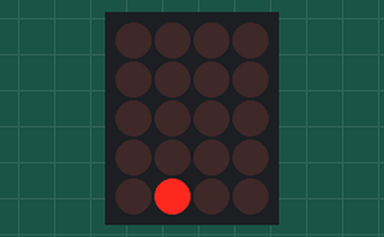
This sketch was run on a simulated ATtiny85, built with avr-gcc and run on an emulated ATtiny85. Parts: 4×5 LED matrix. Wiring (inferred from the names in the program): charlieplexed LEDs: lines PB3, PB4, PB0, PB1, PB2. Random numbers use the default seed unless the sketch sets one.

Above: at 0.17 s.
At 5.02 s:
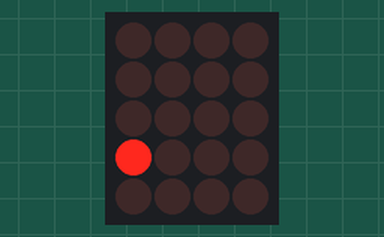
At 10.12 s:
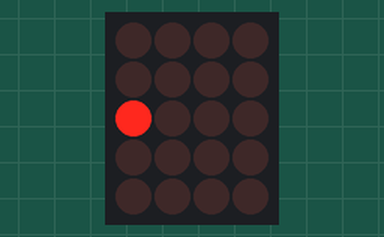
At 20.33 s:
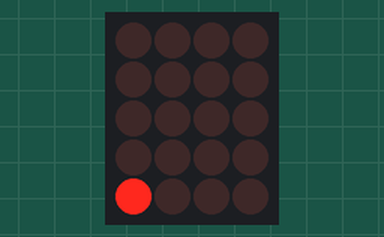
At 30.0 s:
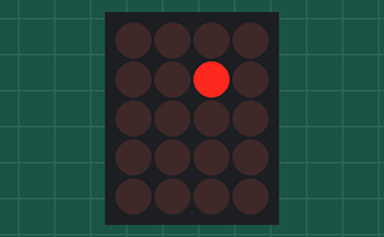
At 39.69 s:
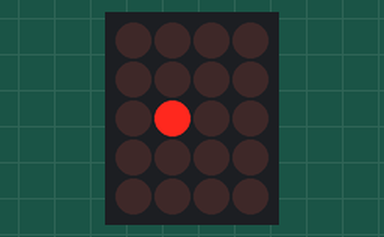

The sketch:

bsides-badge.ino
```cpp
/*
   ____ _                _ _            _           ____   ___
  / ___| |__   __ _ _ __| (_) ___ _ __ | | _____  _|___ \ / _ \ ___ _ __   _____      __
 | |   | '_ \ / _` | '__| | |/ _ \ '_ \| |/ _ \ \/ / __) | | | / __| '_ \ / _ \ \ /\ / /
 | |___| | | | (_| | |  | | |  __/ |_) | |  __/>  < / __/| |_| \__ \ | | | (_) \ V  V /
  \____|_| |_|\__,_|_|  |_|_|\___| .__/|_|\___/_/\_\_____|\___/|___/_| |_|\___/ \_/\_/
                                 |_|

 Charlieplexing 20 LEDs using 5 ATTiny85 pins with fading by
 varying the duty cycle of each LED in the 'tail'.

 ATTiny85 connections
 Leg  Function
 1    Reset, no connection
 2    D3 GREEN - Vertex 5 (was 0)
 3    D4 ORANGE - Vertex 2 (was 1)
 4    GND
 5    D0 WHITE - Vertex 3 (was 2)
 6    D1 BLUE - Vertex 4 (was 3)
 7    D2 YELLOW - Vertex 1 (was 4)
 8    +5V

 Tested on ATTiny85 running at 8MHz.
 */
// each block of 4 LEDs in the array is groupled by a common anode (+, long leg)
// for simplicity of wiring on breadboard, using a colour code
#define GREEN 4
#define ORANGE 1
#define WHITE 2
#define BLUE 3
#define YELLOW 0
// pin definitions {GREEN, ORANGE, WHITE, BLUE, YELLOW}
const int charliePin[5] = {
  3, 4, 0, 1, 2};
/*
 * Grid format:
 *
 *  0  4  8 12 16
 *  1  5  9 13 17
 *  2  6 10 14 18
 *  3  7 11 15 19
 */
const int grid[20] = {
  1,0,0,0,1,
  1,1,0,0,0,
  1,1,1,0,0,
  1,1,1,1,0,
};
int disp[20];
//static unsigned char PROGMEM flappybird_frame_1[] = { 0x03, 0xF0, 0x0C, 0x48, 0x10, 0x84, 0x78, 0x8A, 0x84, 0x8A, 0x82, 0x42, 0x82, 0x3E, 0x44, 0x41,0x38, 0xBE, 0x20, 0x41, 0x18, 0x3E, 0x07, 0xC0 };
// Charlieplexed LED definitions (current flowing from-to pairs)
const int LED[20][2] = {
  {
    ORANGE, GREEN      }
  ,                            // 0 (GREEN GROUP)*
  {
    GREEN, ORANGE      }
  ,                            // 4 (ORANGE GROUP)
  {
    GREEN, WHITE      }
  ,                             // 8 (WHITE GROUP)
  {
    GREEN, BLUE      }
  ,                              // 12 (BLUE GROUP)
  {
    GREEN, YELLOW      }
  ,                            // 16 (YELLOW GROUP)
  {
    WHITE, GREEN      }
  ,                             // 1*
  {
    WHITE, ORANGE      }
  ,                            // 5
  {
    ORANGE, WHITE      }
  ,                            // 9
  {
    ORANGE, BLUE      }
  ,                             // 13
  {
    ORANGE, YELLOW      }
  ,                           // 17
    {
    BLUE, GREEN      }
  ,                              // 2
  {
    BLUE, ORANGE      }
  ,                             // 6
  {
    BLUE, WHITE      }
  ,                              // 10
  {
    WHITE, BLUE      }
  ,                              // 14*
  {
    WHITE, YELLOW      }
  ,                            // 18
  {
    YELLOW, GREEN      }
  ,                            // 3
  {
    YELLOW, ORANGE      }
  ,                           // 7*
  {
    YELLOW, WHITE      }
  ,                            // 11
  {
    YELLOW, BLUE      }
  ,                             // 15
  {
    BLUE, YELLOW      }                              // 19
};


// other
int current = 0;                              // LED in array with current focus
int previous = 0;                             // previous LED that was lit
bool ontime = false;
unsigned long toggleTime;
const int stepsize = 5;
int offset = 0;
//int dispidx = 0;
void setup() {
  randomSeed(analogRead(0));
  //Fill the display buffer.
  int dispidx=0;
  for(dispidx=0; dispidx<20; dispidx++){
    disp[dispidx] = grid[dispidx];
  }
}
void loop() {
  int randomNumber = random(3);
  if (randomNumber == 1) {
    fallingAnimation();
  }
  else if(randomNumber == 2) {
    snowAnimation();
  }
  else {
    fastSnow();
  }
}

void fastSnow() {
while( 1 == 1) {
    unsigned long loopCount = 0;                          // used to determine duty cycle of each LED
    unsigned long timeNow = millis();                     //
    unsigned long displayTime = 60; //10 + random(90);          // milliseconds to spend at each focus LED in descent
    while(millis()- timeNow < (displayTime+current*2)) {  // animation slows toward end
      loopCount++;
      // the "snowflake" gets full duty cycle.  When it gets to the end, hold it at the end until the tail collapses
      if (current > 19) charlieON(19);
      else charlieON(current);
      // each member of tail has reduced duty cycle, and never get to the final position
      if(!(loopCount % 3)) if(current-1 >=0 && current-1 < 19) charlieON(current-1);
      if(!(loopCount % 6)) if(current-2 >=0 && current-2 < 19) charlieON(current-2);
      if(!(loopCount % 9)) if(current-3 >=0 && current-3 < 19) charlieON(current-3);
      if(!(loopCount % 12)) if(current-4 >=0 && current-4 < 19) charlieON(current-4);
    }

    handleTime(timeNow, displayTime);
    //delay(100);
  }
}


void snowAnimation() {
  while( 1 == 1) {
    unsigned long loopCount = 0;                          // used to determine duty cycle of each LED
    unsigned long timeNow = millis();                     //
    unsigned long displayTime = 250; //10 + random(90);          // milliseconds to spend at each focus LED in descent
    while(millis()- timeNow < (displayTime+current*2)) {  // animation slows toward end
      loopCount++;
      // the "snowflake" gets full duty cycle.  When it gets to the end, hold it at the end until the tail collapses
      if (current > 19) charlieON(19);
      else charlieON(current);
      // each member of tail has reduced duty cycle, and never get to the final position
      if(!(loopCount % 3)) if(current-1 >=0 && current-1 < 19) charlieON(current-1);
      if(!(loopCount % 6)) if(current-2 >=0 && current-2 < 19) charlieON(current-2);
      if(!(loopCount % 9)) if(current-3 >=0 && current-3 < 19) charlieON(current-3);
      if(!(loopCount % 12)) if(current-4 >=0 && current-4 < 19) charlieON(current-4);
    }

    handleTime(timeNow, displayTime);
    //delay(100);
  }
}

void fallingAnimation() {
  while( 1 == 1) {
    unsigned long loopCount = 0;                          // used to determine duty cycle of each LED
    unsigned long timeNow = millis();                     //
    unsigned long displayTime = 250; //10 + random(90);          // milliseconds to spend at each focus LED in descent
    handleTime(timeNow, displayTime);
  }
}
void scrollDisp(int curDisp){
  // Take curDisp, shift it all 5 points up.
  int scratchDisp[5];
}
// --------------------------------------------------------------------------------
// turns on LED #thisLED.  Turns off all LEDs if the value passed is out of range
//
void charlieON(int thisLED) {
  // turn off previous (reduces overhead, only switch 2 pins rather than 5)
  digitalWrite(charliePin[LED[previous][1]], LOW);   // ensure internal pull-ups aren't engaged on INPUT mode
  pinMode(charliePin[LED[previous][0]], INPUT);
  pinMode(charliePin[LED[previous][1]], INPUT);
  // turn on the one that's in focus
  if(thisLED >= 0 && thisLED <= 19) {
    pinMode(charliePin[LED[thisLED][0]], OUTPUT);
    pinMode(charliePin[LED[thisLED][1]], OUTPUT);
    digitalWrite(charliePin[LED[thisLED][0]], LOW);
    digitalWrite(charliePin[LED[thisLED][1]], HIGH);
  }
  previous = thisLED;
}
// --------------------------------------------------------------------------------
// turns off LED #thisLED.
//
void charlieOFF(int thisLED) {
  digitalWrite(charliePin[LED[thisLED][1]], LOW);   // ensure internal pull-ups aren't engaged on INPUT mode
  pinMode(charliePin[LED[thisLED][0]], INPUT);
  pinMode(charliePin[LED[thisLED][1]], INPUT);
}

void handleTime(unsigned long timeNow, unsigned long displayTime) {
    if(ontime) {
    if(timeNow > (toggleTime + displayTime)) {
      // Has been on for delay time.  Switch off.
      //ontime=false;
      // Step thru (scroll) the array - move everything "down" 5 steps.
      offset+=stepsize;
      //offset = 5;
      if(offset >= 20){
        offset = 0;
      }
      for(int dispidx=19; dispidx>=0; dispidx--){
        if((dispidx-offset) >= 0){
          disp[dispidx] = grid[dispidx-offset];
        }
        else {
          disp[dispidx] = 0;
        }
      }

      //scrollDisp(disp);

      toggleTime=timeNow;
    }
  }
  else {
    if(timeNow > (toggleTime + displayTime)) {
      //ontime=true;
      toggleTime=timeNow;
    }
  }
ontime=1;
  // Cycle thru each LED
  if(ontime){
    if(current > 0) {
      charlieOFF(current - 1);
    }
    if(disp[current]){
      charlieON(current);
    }
  }
  current++;
  if(current > 19) {
    charlieOFF(19);
    current = 0;
  }
}
```
